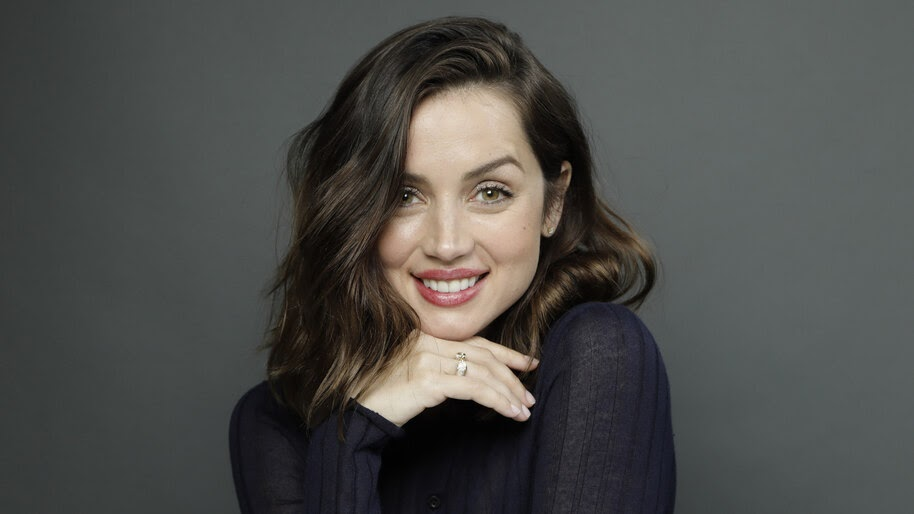
#> input picture ana.jpg, 914 x 514 px, given in place of the camera
$ python eye_blink_detection_new.py
#> lines starting #> are read from the running program, lines starting #| are printed output that depends on the picture; after the words box and inside, x2 and y2 are one past the last pixel; in counts of white or black regions, pixels touching at a corner belong together
import numpy as np
import cv2

# initializing the face and eye cascade classifiers from xml files
face_cascade = cv2.CascadeClassifier("haarcascade_frontalface_default.xml")
eye_cascade = cv2.CascadeClassifier("haarcascade_eye_tree_eyeglasses.xml")
# variable store execution state
first_read = True
cap = cv2.VideoCapture(0)
ret, img = cap.read()
#> img is the input picture: shape (514, 914, 3); mean B, G, R 74.7, 77.2, 77.1
while (ret):
	ret, img = cap.read()
	# Covering the recorded image to grayscale
	gray = cv2.cvtColor(img, cv2.COLOR_BGR2GRAY)
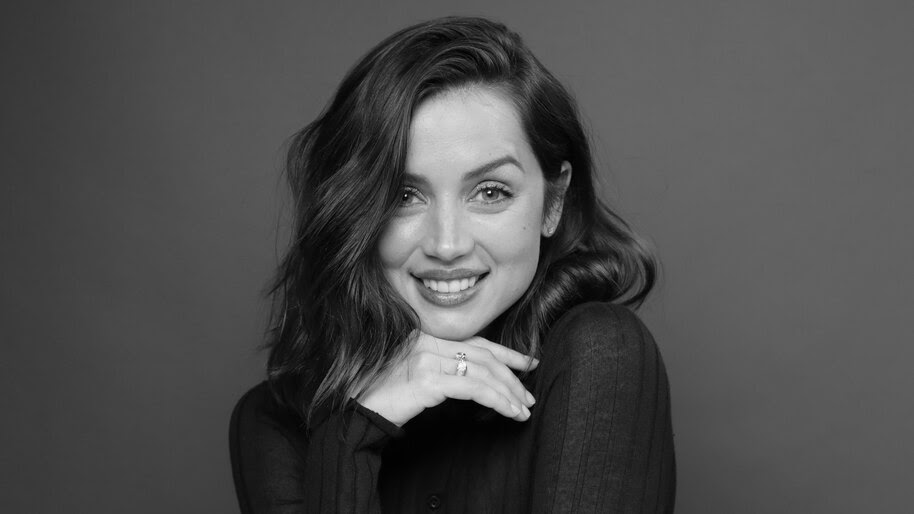
#> gray: shape (514, 914); min 0, max 253, mean 76.9
	# Applying filter to remove impurities
	gray = cv2.bilateralFilter(gray, 5, 1, 1)
	# Detecting the face for region of image to be fed to eye classifier
	faces = face_cascade.detectMultiScale(gray, 1.3, 5, minSize=(200, 200))
#> faces = [[324, 87, 255, 255]]
	if (len(faces) > 0):
		for (x, y, w, h) in faces:
			img = cv2.rectangle(img, (x, y), (x+w, y+h), (0, 0, 255), 2)
			# roi_face is face which is input to eye classifier
			roi_face = gray[y:y+h, x:x+w]
			roi_face_clr = img[y:y+h, x:x+w]
			eyes = eye_cascade.detectMultiScale(roi_face, 1.3, 5, minSize=(50, 50))
			if (len(eyes)>=2):
				# Check if programs is running for detection
				if(first_read):
					cv2.putText(img, "Eye detected press s to begin", (70, 70), cv2.FONT_HERSHEY_PLAIN, 3, (0, 255, 0), 2)
				else:
					cv2.putText(img, "Eyes Open!",(70, 70), cv2.FONT_HERSHEY_PLAIN, 2, (0, 255, 0), 2)
			else:
				if(first_read):
					# To ensure if the eyes are present before starting
					cv2.putText(img, "No eyes detected", (70, 70), cv2.FONT_HERSHEY_PLAIN, 3, (0, 255, 0), 2)
				else:
					# This will print on console and restart the algorithm
					print("Blink detected------------------")
					cv2.waitKey(3000)
					first_read = True
#> this loop made 1 pass
#> (x, y, w, h, eyes) on pass 1: (324, 87, 255, 255, [[138, 78, 58, 58]])
#> pass 1, `img = cv2.rectangle(img, (x, y), (x+w, y+h), (0, 0, 255), 2)`:
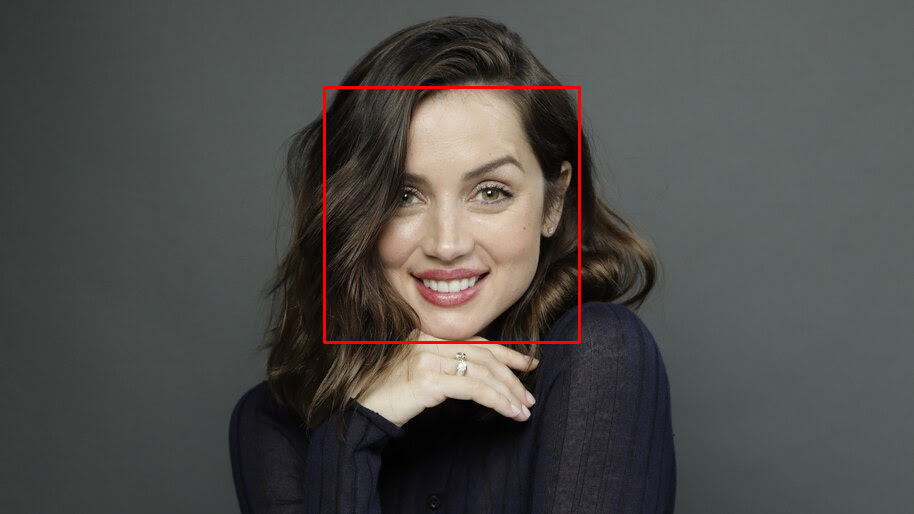
#> img: shape (514, 914, 3); 0.65% of pixels changed, all inside (x1, y1, x2, y2) = (323, 86, 581, 344)
#> pass 1, `roi_face = gray[y:y+h, x:x+w]`:
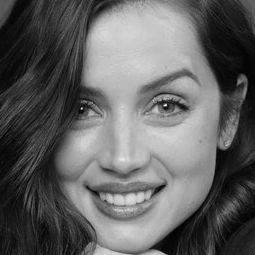
#> roi_face: shape (255, 255); min 0, max 250, mean 97.6
#> pass 1, `roi_face_clr = img[y:y+h, x:x+w]`:
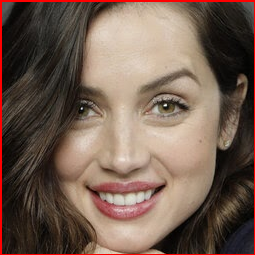
#> roi_face_clr: shape (255, 255, 3); mean B, G, R 80.8, 93.6, 115.2
#> after the loop:
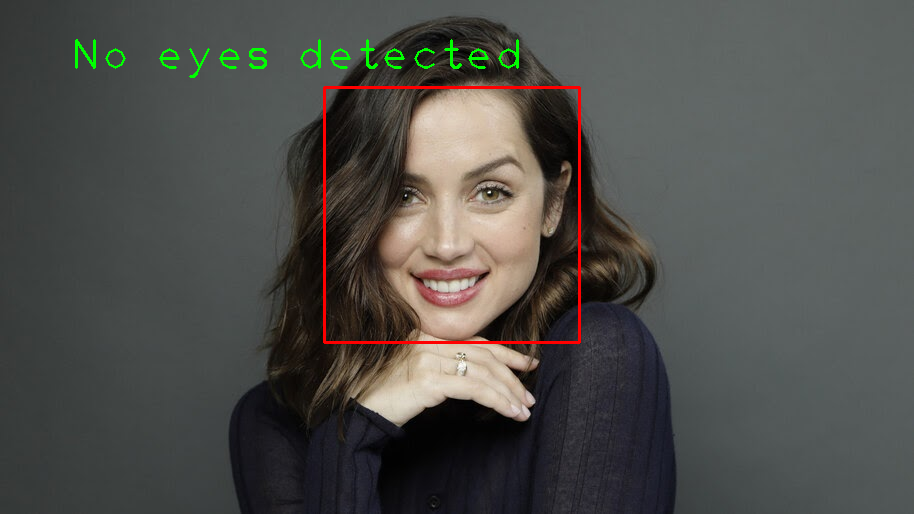
#> img: shape (514, 914, 3); 0.49% of pixels changed, all inside (x1, y1, x2, y2) = (75, 39, 519, 78)
	else:
		cv2.putText(img, "No face detected", (100, 100), cv2.FONT_HERSHEY_PLAIN, 3, (0, 255, 0), 2)
	# Controlling the algorithm with keys
	cv2.imshow("img", img)
	a = cv2.waitKey(1)
#> (key q is pressed here)
	if(a==ord('q')):
		break
	elif(a==ord('s') and first_read):
		# This will start the detection
		first_read = False

cap.release()
cv2.destroyAllWindows()
